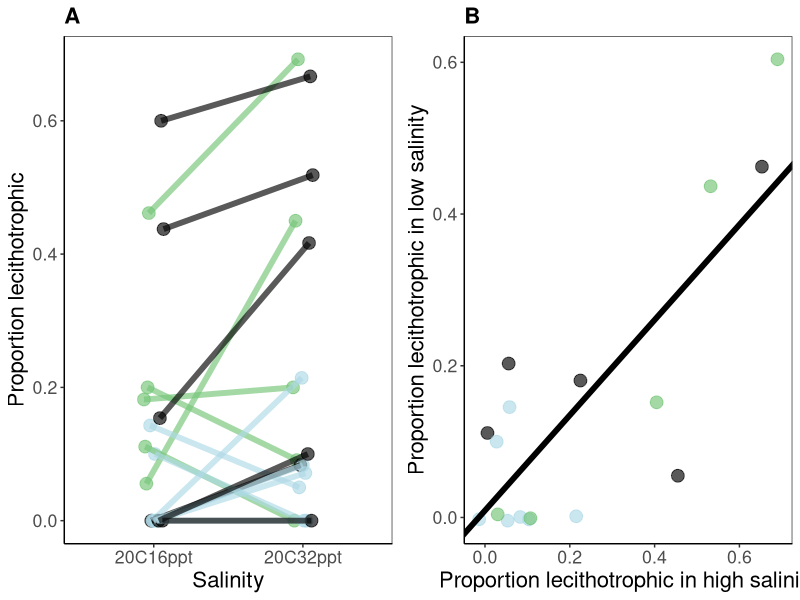
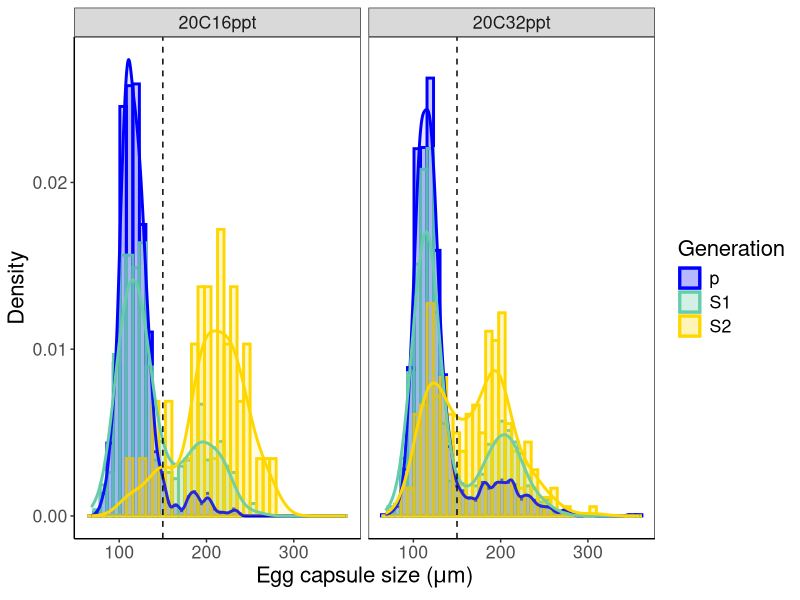
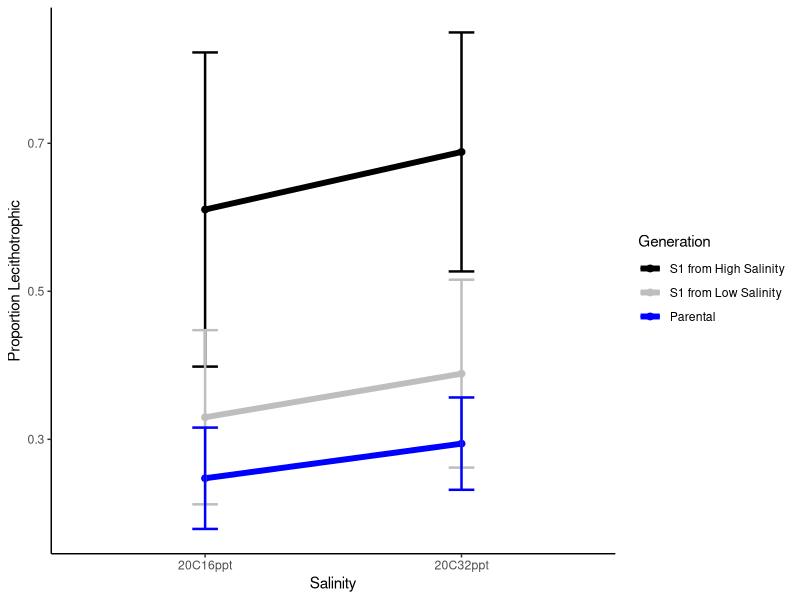
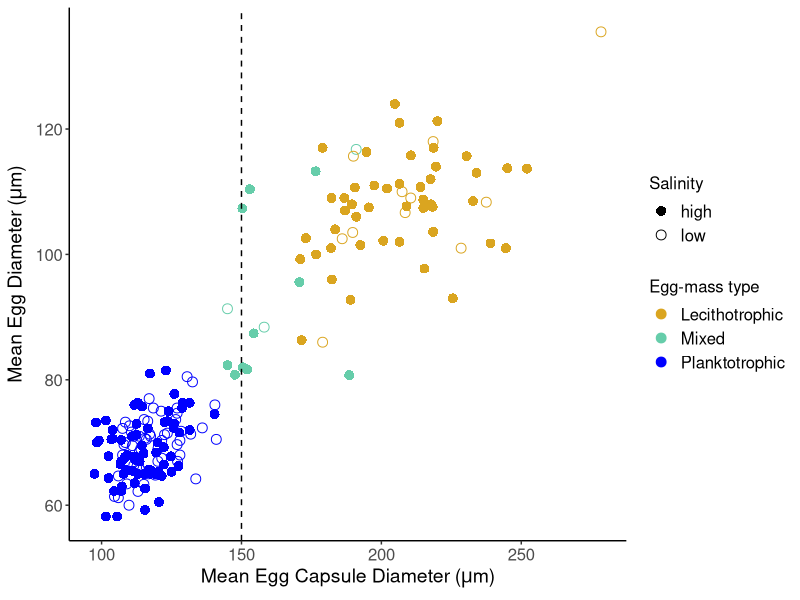

These figures' R source, in order:
## ---- chunk 1
knitr::opts_chunk$set(fig.width = 8, collapse = TRUE)
knitr::opts_chunk$set(echo = TRUE)
## ---- chunk 2
#packages
require(ggplot2)


#get the data

map_pop<-read.csv("dataDryad/TomalesBay_capsuledata.csv", header=TRUE, sep=",")
SvN<-read.csv("dataDryad/SoCalvNorCal_Data.csv", header=TRUE, sep=",")

#make svn do the dates right
SvN$date<-as.Date(SvN$date, "%m/%d/%Y")
map_pop$date<-as.Date(map_pop$date, "%m/%d/%Y")

#rbind SvN and maping pops to make a master high versus low (hvl) data set

HvL<-rbind(SvN[,c("Capsule", "original", "date", "Family", "ID")],map_pop[, c("Capsule", "original", "date", "Family", "ID")])
HvL$date<-as.Date(HvL$date, "%m/%d/%Y")

### LETS LOOK AT HvL by individual mean capsule size. this is important
### use the function aggregate, it outputs a dataframe instead of tapply which outputs a vector


ID_mean<-aggregate(HvL$Capsule, list(HvL$ID) , mean)
colnames(ID_mean)<-c("ID", "mean_cap")

#now merge them together with the original data so we can get the Family etc info
ID_mean_tog<-merge(ID_mean, HvL, by=c("ID"))
ID_mean_tog<-subset(ID_mean_tog, select = -c(Capsule, date))
ID_mean_tog_uni<-unique.data.frame(ID_mean_tog)

#now add on the type for different sizes

ID_mean_tog_uni$type_150 <- ifelse(ID_mean_tog_uni$mean_cap>0.150,"l","p")


freq_150<-as.data.frame(table(ID_mean_tog_uni$type_150, as.factor(ID_mean_tog_uni$Family):as.factor(ID_mean_tog_uni$original)))
#head(freq_150)

#get the dataframe ready to calulate the proportion
freq_150$Var2<-as.vector(freq_150$Var2)
splity<-unlist(strsplit(freq_150$Var2, ":"))

Family<-splity[seq(1, length(splity), by=2)]
ENv<-splity[seq(2, length(splity), by=2)]

freq_150<-cbind(freq_150, Family, ENv)
freq_150<-within(freq_150, rm(Var2))
#head(freq_150)

#this has values for all of the families that we have in the map_pop dataframe. 
#we want to remove the 2nd and 3rd gen families - we will tell it which fams to keep

the_fams<-c("SCW46", "SCW47", "SCW48", "SCW49", "SCW50",
            "W128", "W129", "W130", "W131", "W132", "W133", "W134",
            "W143", "W144", "W148","W149", "W150")

freq_l_150_fams<-freq_150[is.element(freq_150$Family, the_fams), ]


#head(freq_l_150_fams)
str(freq_l_150_fams)
length(unique(freq_l_150_fams$Family))

#write a for loop to calulate the proportion
#create an empty vector to hold the values of prop_l

prop_l_150<-seq(1:length(freq_l_150_fams$Var1))

for (i in seq(1,length(freq_l_150_fams$Var1),2)){
  calc_prop<-freq_l_150_fams$Freq[i]/(freq_l_150_fams$Freq[i+1]+freq_l_150_fams$Freq[i])
  prop_l_150[i]<-calc_prop
  
}

#head(prop_l_150)

#bind it to the data frame with the family and env info

prop_l_150<-cbind(prop_l_150, freq_l_150_fams)

#head(prop_l_150)

#pull out just the lecithotrophic props(since those are the only ones that make sense)

prop_l_150_l<-prop_l_150[prop_l_150$Var1 == "l",]

#there are repeating columns in the dataframe pullout the ones we want

prop_l_final<-prop_l_150_l[,c(1,4,5)]

colors <- c("black", "black", "black", "black", "black", #socal black
            "lightblue", "lightblue", "lightblue", "lightblue", "lightblue", "lightblue", "lightblue", #mill valley = the blues
            "#74C476", "#74C476", "#74C476", "#74C476", "#74C476") #tomales = the greens



prop_l_final$Family<-sort(prop_l_final$Family)

levels(prop_l_final$ENv)<- c("Low", "High")

#define region

prop_l_final$region<-ifelse(grepl("SC*", prop_l_final$Family), "Long Beach", ifelse(grepl("W128|13[0-4]", prop_l_final$Family), "Tomales", "Mill Valley"))

#now plot that shit

fig2a<-ggplot(data=prop_l_final, aes(x=ENv, y=prop_l_150, group=Family, color=region))+
  geom_point(size=4, alpha=0.65, position = position_dodge(width=0.14))+ 
  geom_line(size=2, alpha=0.65,  position = position_dodge(width=0.14))+
  scale_color_manual(values=c("#74C476", "black","lightblue"))+
  theme_bw() + theme(panel.grid.major = element_blank(),
                     panel.grid.minor = element_blank(), 
                     axis.line = element_line(colour = "black"), 
                     plot.title = element_text(size = 16, face = "bold"),
                     text = element_text(size = 16),
                     legend.position="none")+
  labs(x="Salinity", y="Proportion lecithotrophic", title="A")

#now for figure 2b ploting the proportion of low salinity against high salinity

#make a table of the freq of l and p

type_150 <- ifelse(ID_mean_tog_uni$mean_cap > 0.150,"l","p")
ID_mean_tog_uni<-cbind(ID_mean_tog_uni, type_150)
#head(ID_mean_tog_uni)

freq_150<-as.data.frame(table(ID_mean_tog_uni$type_150, as.factor(ID_mean_tog_uni$Family):as.factor(ID_mean_tog_uni$original)))
#head(freq_150)
#get the dataframe ready to calulate the proportion
freq_150$Var2<-as.vector(freq_150$Var2)
splity<-unlist(strsplit(freq_150$Var2, ":"))

Family<-splity[seq(1, length(splity), by=2)]
ENv<-splity[seq(2, length(splity), by=2)]

freq_150<-cbind(freq_150, Family, ENv)
freq_150<-within(freq_150, rm(Var2))
#head(freq_150)

#this has values for all of the families that we have in the map_pop dataframe. 
#we want to remove the 2nd and 3rd gen families - we will tell it which fams to keep

the_fams<-c("SCW46", "SCW47", "SCW48", "SCW49", "SCW50",
            "W128", "W129", "W130", "W131", "W132", "W133", "W134",
            "W143", "W144", "W148","W149", "W150")

freq_l_150_fams<-freq_150[is.element(freq_150$Family, the_fams), ]


#head(freq_l_150_fams)
str(freq_l_150_fams)
length(unique(freq_l_150_fams$Family))

#write a for loop to calulate the proportion
#create an empty vector to hold the values of prop_l

prop_l_150<-seq(1:length(freq_l_150_fams$Var1))

for (i in seq(1,length(freq_l_150_fams$Var1),2)){
  calc_prop<-freq_l_150_fams$Freq[i]/(freq_l_150_fams$Freq[i+1]+freq_l_150_fams$Freq[i])
  prop_l_150[i]<-calc_prop
  
}

#head(prop_l_150)


#bind it to the data frame with the family and env info

prop_l_150<-cbind(prop_l_150, freq_l_150_fams)

head(prop_l_150)

#pull out just the lecithotrophic props(since those are the only ones that make sense)

prop_l_150_l<-prop_l_150[prop_l_150$Var1 == "l",]

names(colors)<-the_fams

coef(lm(subset(prop_l_150_l, ENv %in% "20C16ppt")[,1]~subset(prop_l_150_l, ENv %in% "20C32ppt")[,1]))
# (Intercept) 
# 0.009200238 
# subset(prop_l_150_l, ENv %in% "20C32ppt")[, 1] 
# 0.628004209  

#we need to sort the families to get colors to work properly

prop_l_150_l$Family<-sort(prop_l_150_l$Family)

#now plot that shit

fig2b<-ggplot()+
  geom_point(aes(y=subset(prop_l_150_l, ENv %in% "20C16ppt")[,1],x=subset(prop_l_150_l, ENv %in% "20C32ppt")[,1]), 
             group=colors,  color=colors, size=4, alpha=0.65,
             position = position_jitter(width=0.04))+
  geom_abline(intercept = 0.009200238 , slope = 0.628004209 , size=2)+
  scale_color_manual(values=colors)+
  theme_bw() + theme(panel.grid.major = element_blank(),
                     panel.grid.minor = element_blank(), 
                     axis.line = element_line(colour = "black"), 
                     plot.title = element_text(size = 16, face = "bold"),
                     text = element_text(size = 16),
                     legend.position="right")+
  labs(x="Proportion lecithotrophic in high salinity", 
       y="Proportion lecithotrophic in low salinity", title = "B")

#now that we've done that we can put them on a single plot

require(gridExtra)

lay <- rbind(c(1,2),
             c(1,2))


grid.arrange(fig2a, fig2b, layout_matrix=lay)
## ---- chunk 3

require(ggplot2)
require(gganimate)


#get the data from map_pop
map_pop<-read.csv("dataDryad/TomalesBay_capsuledata.csv", header=TRUE, sep=",")


#look at mean for individual egg masses

map_pop_eggmean<-aggregate(map_pop$Capsule, list(map_pop$date, map_pop$ID, map_pop$eggmass), mean)

colnames(map_pop_eggmean)<- c("date", "ID", "eggmass", "mean_cap")

map_pop_eggmean_tog<-merge(map_pop_eggmean, map_pop, by=c("date", "ID", "eggmass"))

#remove the F2 in low salinity data
map_pop_eggmean_test<-map_pop_eggmean_tog[!(map_pop_eggmean_tog$gen == "F2" & map_pop_eggmean_tog$original == "Low Salinity 16 ppt"),]

#set the factor levels for gen to get the plot to plot p first
map_pop_eggmean_tog$gen<-factor(map_pop_eggmean_tog$gen, levels=c("p", "F1", "F2", "F3"))

#change the salinity labels
levels(map_pop_eggmean_tog$original)

levels(map_pop_eggmean_tog$original)<-c("Low Salinity 16 ppt", "High Salinity 32 ppt")

#remove F2 from the low salinity treatment
map_pop_eggmean_tog_fin<-map_pop_eggmean_tog[c(map_pop_eggmean_tog$gen == "F2" & map_pop_eggmean_tog$original == "Low Salinity 16 ppt")==F,]


#change the levels of gen
levels(map_pop_eggmean_tog_fin$gen)<- c("p","S1","S2","S3")


#plot it
ggplot(data=subset(map_pop_eggmean_tog_fin, gen %in% c("p", "S1", "S2")))+
  #geom_boxplot(aes(y=mean_cap,x=gen, color=gen))+
  geom_histogram(position="identity", bins=40, aes(x=Capsule*1000, y=..density..,  group=gen, color=gen, fill=gen), alpha=0.2, size=1)+
  geom_density(aes(x=Capsule*1000, y=..density.., group=gen,  color=gen, fill=gen), alpha=0.1, size=1)+
  scale_color_manual(values=c("blue", "aquamarine3","gold"))+
  scale_fill_manual(values=c("blue", "aquamarine3", "gold"))+
  geom_vline(xintercept=150, linetype=2)+
  facet_wrap(~original)+
  theme_bw() + theme(panel.grid.major = element_blank(),
                     panel.grid.minor = element_blank(), 
                     axis.line = element_line(colour = "black"), 
                     plot.title = element_text(size = 16, face = "bold"),
                     text = element_text(size = 16))+ 
  guides(fill=guide_legend(title="Generation"), 
         color=guide_legend(title="Generation"))+
  labs(y="Density", x=expression(paste("Egg capsule size (", mu,"m)")))



## ---- chunk 4

## Figure 5 selection in high and low salinity

library(ggplot2)

#get the data

F1_sal<-read.table("dataDryad/F1_Capsule_data.csv", header=TRUE, sep=",")
SvN<-read.csv("dataDryad/SoCalvNorCal_Data.csv", header=TRUE, sep=",")


#make a plot for before and after selection by family
#data for before selection is in SvN
#head(SvN)
#add a column for before selection
SvN$Generation<-as.vector(strrep("Parental", 1))
#adjust the column names
colnames(SvN)<- c("date","order","Capsule","Family","ID","eggmass","Salinity","region","Generation")

#add a column to F1_sal for after selection
F1_sal$Generation<-ifelse(F1_sal$mom_env == "20C16ppt","low_selection","high_selection")

#rename off_id to ID and offspring_env to Salinity
colnames(F1_sal)<-c("date", "order", "Capsule", "mom_id", "mom_env", "ID", "eggmass", "Salinity", "Family", "Generation")

#put svn and f1_sal together
fig_5<-rbind(SvN[,c("date", "Capsule", "ID", "Salinity", "Generation", "Family", "eggmass")], 
             F1_sal[,c("date", "Capsule", "ID", "Salinity", "Generation", "Family", "eggmass")])

#by proportion

#get the mean egg capsule size by individual
fig5_ID_mean<-aggregate(fig_5$Capsule, list(fig_5$date, fig_5$ID, fig_5$eggmass), mean)
#head(fig5_ID_mean)
colnames(fig5_ID_mean)<-c("date", "ID", "eggmass", "mean_cap")

#now merge them together with the original data so we can get the Family etc info
fig5_ID_mean_tog<-merge(fig5_ID_mean, fig_5, by=c("ID"))
fig5_ID_mean_tog<-subset(fig5_ID_mean_tog, select = -c(Capsule))
fig5_mean<-unique.data.frame(fig5_ID_mean_tog)

#head(fig5_mean)


#now define L and P

fig5_mean$type_150 <- ifelse(fig5_mean$mean_cap > 0.150,"l","p")

#then define the proportions that we want using table, we must do this for before and after selection separately
#before
fig5_data_sel_bs<-fig5_mean[fig5_mean$Generation == "Parental",]
freq_150_bs<-as.data.frame(table(fig5_data_sel_bs$type_150, as.factor(fig5_data_sel_bs$Family):as.factor(fig5_data_sel_bs$Salinity)))

#after low
fig5_data_sel_low<-fig5_mean[fig5_mean$Generation == "low_selection",]
freq_150_low<-as.data.frame(table(fig5_data_sel_low$type_150, as.factor(fig5_data_sel_low$Family):as.factor(fig5_data_sel_low$Salinity)))

#after high
fig5_data_sel_high<-fig5_mean[fig5_mean$Generation == "high_selection",]
freq_150_high<-as.data.frame(table(fig5_data_sel_high$type_150, as.factor(fig5_data_sel_high$Family):as.factor(fig5_data_sel_high$Salinity)))
#now stitch them back together

freq_150_bs$Generation<-as.vector(strrep("Parental", 1))
freq_150_low$Generation<-as.vector(strrep("S1 from Low Salinity", 1))
freq_150_high$Generation<-as.vector(strrep("S1 from High Salinity", 1))

freq_150<-rbind(freq_150_bs, freq_150_high, freq_150_low)

#we need to get it back to being a dataframe
freq_150$Var2<-as.vector(freq_150$Var2)
splity<-unlist(strsplit(freq_150$Var2, ":"))

Family<-splity[seq(1, length(splity), by=2)]
ENv<-splity[seq(2, length(splity), by=2)]

freq_150<-cbind(freq_150, Family, ENv)
freq_150<-within(freq_150, rm(Var2))
#head(freq_150)

#now we can set up a for loop to calculate the proportion

fig5_prop_l_150<-seq(1:length(freq_150$Var1))

for (i in seq(1,length(freq_150$Var1),2)){
  calc_prop<-freq_150$Freq[i]/(freq_150$Freq[i+1]+freq_150$Freq[i])
  fig5_prop_l_150[i]<-calc_prop
  
}
#this just returns the proportions, see
#head(fig5_prop_l_150)

fig5_prop_l_150<-cbind(fig5_prop_l_150, freq_150)

#head(fig5_prop_l_150)

#yay, remove the p because they don't make sense

fig5_prop_l_150<-fig5_prop_l_150[fig5_prop_l_150$Var1 == "l",]

#head(fig5_prop_l_150)#looks like several families did not have data for after selection,   
                      #they are lowering the prop (having zero values)

#to make the plot pretty change env labels
levels(fig5_prop_l_150$ENv)[levels(fig5_prop_l_150$ENv) == "20C16ppt"]<-"Low 16 ppt"
levels(fig5_prop_l_150$ENv)[levels(fig5_prop_l_150$ENv) == "20C32ppt"]<-"High 32 ppt"


#removing families SCW46, SCW47, W143, W149
fig5_prop_l_150<-fig5_prop_l_150[fig5_prop_l_150$Freq != 0,]

#change the order of the legend (Generation)
fig5_prop_l_150$Generation <- factor(fig5_prop_l_150$Generation, levels = c("S1 from High Salinity", "S1 from Low Salinity", "Parental"))

#now plot it up

ggplot(data=fig5_prop_l_150, aes(x=ENv, y=fig5_prop_l_150, group=Generation, color=Generation))+
  stat_summary(fun=mean, geom="point", size=2)+
  stat_summary(fun=mean, geom="line", size=2)+
  stat_summary(fun.data = mean_se, geom = "errorbar", aes(width=0.1), size=0.85)+
  #facet_grid(~Generation)+
  scale_color_manual(values=c("black", "grey", "blue"))+
  theme_classic()+
  labs(x="Salinity", y="Proportion Lecithotrophic")

## ---- chunk 5
# Egg diameter figure for panel 1E
require(ggplot2)

#load the data

map_pop<-read.csv("dataDryad/TomalesBay_capsuledata.csv", header=TRUE, sep=",")
SvN<-read.csv("dataDryad/SoCalvNorCal_Data.csv", header=TRUE, sep=",")
egg_di<-read.csv("dataDryad/EggDiameterMeasurements.csv", header=TRUE, sep=",")

#make svn do the dates right
SvN$date<-as.Date(SvN$date, "%m/%d/%Y")
map_pop$date<-as.Date(map_pop$date, "%m/%d/%Y")

#rbind SvN and maping pops to make a master high versus low (hvl) data set

HvL<-rbind(SvN[,c("Capsule", "original", "date", "Family", "ID", "eggmass")],
           map_pop[, c("Capsule", "original", "date", "Family", "ID", "eggmass")])
HvL$date<-as.Date(HvL$date, "%m/%d/%Y")


#look at mean of egg di and mean of egg capsule

#calculate the mean per egg mass for egg di
egg_di_mean<-aggregate(egg_di$EggDi, list(egg_di$date, egg_di$ID, egg_di$eggmass), mean)
colnames(egg_di_mean)<-c("date", "ID", "eggmass", "eggdi")
egg_di_mean$eggmass<-as.numeric(egg_di_mean$eggmass)
egg_di_mean$date<-as.Date(egg_di_mean$date, "%m/%d/%Y")

#again for hvl
HvL_mean<-aggregate(HvL$Capsule, list(HvL$date, HvL$ID, HvL$eggmass), mean)
colnames(HvL_mean)<-c("date", "ID", "eggmass", "Capsule")
HvL$eggmass<-as.numeric(HvL$eggmass)

#merge the two datasets 
egg_di_map<-merge(egg_di_mean, HvL_mean, by=c("date", "ID", "eggmass"))
head(egg_di_map)

#change to um
egg_di_map$egg_di_um<-egg_di_map$eggdi*1000
egg_di_map$egg_cp_um<-egg_di_map$Capsule*1000

#get some colors
eggcol<-ifelse(egg_di_map$Capsule > 0.15,"goldenrod", "blue") 

#identify(egg_di_map$egg_di_um~egg_di_map$egg_cp_um)
#as ggplot


#some of these points are close together. Are these mixed egg masses? Let's see
#write a function to define eggs by the egg capsule diameter
map_pop_mlp<-aggregate(HvL$Capsule, list(HvL$date, HvL$eggmass, HvL$ID), function(x) ifelse(x > 0.15, "l", "p"))

colnames(map_pop_mlp)<-c("date", "eggmass", "ID", "x")
map_pop_mlp$is_l<-grepl("l", map_pop_mlp$x)
map_pop_mlp$is_p<-grepl("p", map_pop_mlp$x)
map_pop_mlp$is_m<- map_pop_mlp$is_l == T & map_pop_mlp$is_p == T
map_pop_mlp$eggmass_type<-ifelse(map_pop_mlp$is_m == T, "m", ifelse(map_pop_mlp$is_l == T, "l", "p"))
table(map_pop_mlp$eggmass_type)

head(map_pop_mlp)

egg_id<-merge(map_pop_mlp, egg_di_map, by=c("date", "ID", "eggmass"))

#pull out salinity from ID

egg_id$salinity<-ifelse(grepl("20C16ppt",egg_id$ID),"low", "high")


ggplot()+
  geom_point(data=egg_id, aes(x=egg_cp_um, y=egg_di_um, col=eggmass_type, shape=salinity), cex=3)+
  #facet_wrap(~salinity)+
  scale_color_manual(breaks=c("l", "m",  "p"),
                     labels=c("Lecithotrophic", "Mixed", "Planktotrophic"),
                     name="Egg-mass type",
                     values=c("goldenrod", "aquamarine3",  "blue"))+
  scale_shape_manual(values=c(16, 21), name="Salinity")+
  labs(x=expression(paste("Mean Egg Capsule Diameter (", mu, "m)")), 
       y=expression(paste("Mean Egg Diameter (", mu,"m)")))+
  theme_classic()+theme(legend.position = "right", 
                        axis.text=element_text(size=12),
                        axis.title=element_text(size=14,face="bold"), 
                        legend.title = element_text(size=12), 
                        legend.text=element_text(size=12))+
  geom_vline(xintercept = 150, lty=2)
